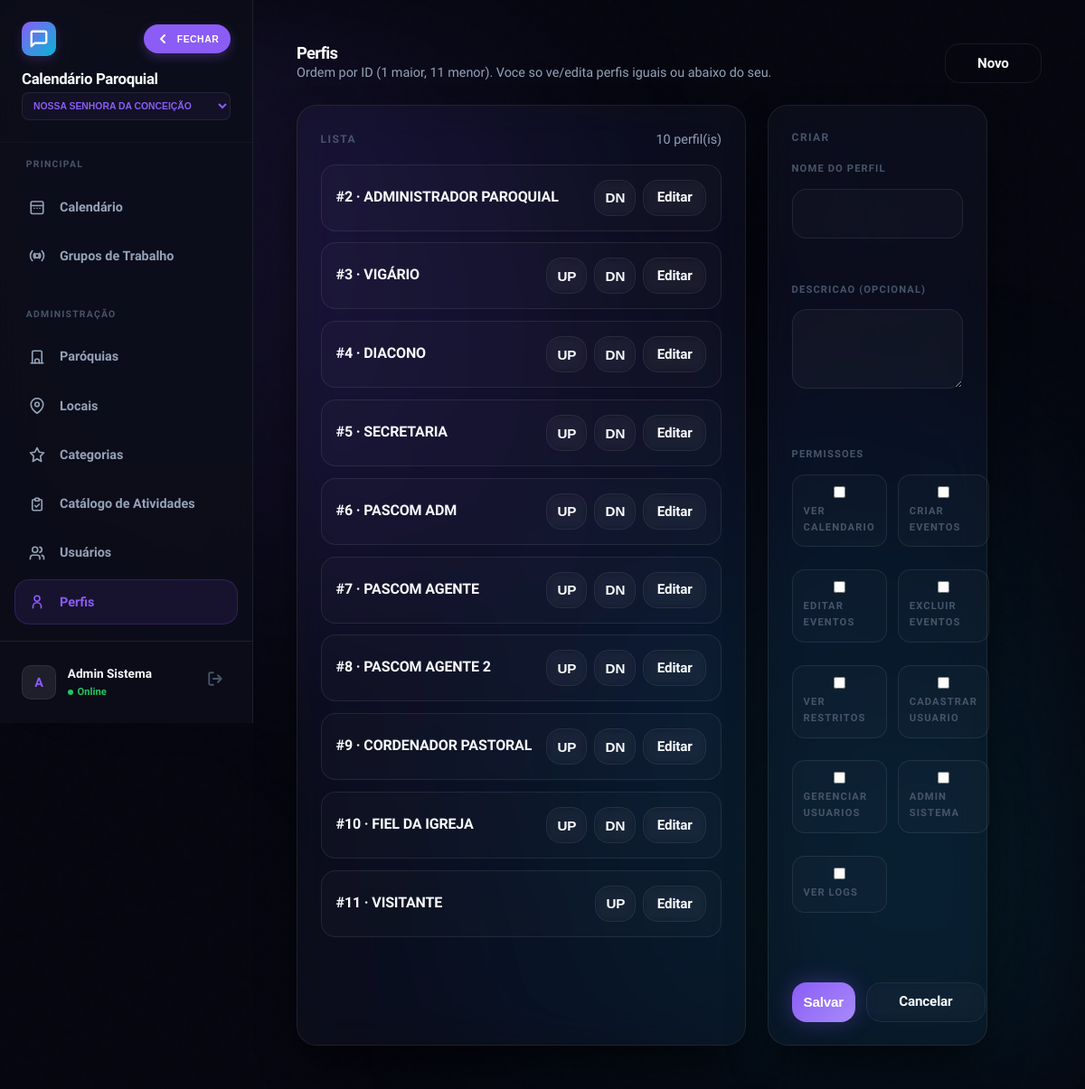
Page /perfis.php (signed in) on the committed database.
### tables this page shows
CREATE TABLE `perfis` (
  `id` int(10) unsigned NOT NULL AUTO_INCREMENT,
  `paroquia_id` int(10) unsigned NOT NULL DEFAULT 2,
  `nome_perfil` varchar(80) DEFAULT NULL,
  `descricao` text DEFAULT NULL,
  `perm_ver_calendario` tinyint(1) DEFAULT 1,
  `perm_criar_eventos` tinyint(1) DEFAULT 0,
  `perm_editar_eventos` tinyint(1) DEFAULT 0,
  `perm_excluir_eventos` tinyint(1) DEFAULT 0,
  `perm_ver_restritos` tinyint(1) DEFAULT 0,
  `perm_admin_usuarios` tinyint(1) DEFAULT 0,
  `perm_admin_sistema` tinyint(1) DEFAULT 0,
  `perm_ver_logs` tinyint(1) DEFAULT 0,
  `perm_cadastrar_usuario` tinyint(1) DEFAULT 0,
  PRIMARY KEY (`id`)
);

### functions.php (called while the page is built, shortened)
<?php
require_once __DIR__ . '/config.php';
function current_paroquia_id(): int {
    return (int)($_SESSION['paroquia_id'] ?? 0);
}
?>

### config.php (called while the page is built, shortened)
<?php
function h(mixed $v): string {
    return htmlspecialchars((string)($v ?? ''), ENT_QUOTES, 'UTF-8');
}
?>

### perfis.php (the view, shortened to what this page needs)
<?php
require_once 'functions.php';
$pid = current_paroquia_id();
$is_master = has_level(0) || (int)($_SESSION['usuario_id'] ?? 0) === 1;
$my_perfil_id = current_user_perfil_id($conn);
$permCols = [
    'perm_ver_calendario' => 'Ver Calendario',
    'perm_criar_eventos' => 'Criar Eventos',
    'perm_editar_eventos' => 'Editar Eventos',
    'perm_excluir_eventos' => 'Excluir Eventos',
    'perm_ver_restritos' => 'Ver Restritos',
    'perm_cadastrar_usuario' => 'Cadastrar Usuario',
    'perm_admin_usuarios' => 'Gerenciar Usuarios',
    'perm_admin_sistema' => 'Admin Sistema',
    'perm_ver_logs' => 'Ver Logs',
];
$availablePermCols = [];
foreach ($permCols as $col => $label) {
    if (db_has_column($conn, 'perfis', $col)) {
        $availablePermCols[$col] = $label;
    }
}
$editing = null;
$perfis = [];
$res = $conn->query("
    SELECT p.*,
           COALESCE(
             NULLIF(MAX(NULLIF(TRIM(p.nome_perfil), '')), ''),
             NULLIF(MAX(NULLIF(TRIM(u.perfil_nome), '')), ''),
             CONCAT('Perfil #', p.id)
           ) AS label_nome
    FROM perfis p
    LEFT JOIN usuarios u ON u.perfil_id = p.id AND u.paroquia_id = p.paroquia_id
    WHERE p.paroquia_id = " . (int)$pid . "
    GROUP BY p.id
    ORDER BY p.id ASC
");
if ($res) {
    while ($r = $res->fetch_assoc()) {
        if ($is_master || can_manage_perfil($is_master, $my_perfil_id, (int)$r['id'])) {
            $perfis[] = $r;
        }
    }
}
$form = $editing ?: [
    'id' => 0,
    'nome_perfil' => '',
    'descricao' => '',
];
foreach ($availablePermCols as $col => $_label) {
    if (!array_key_exists($col, $form)) {
        $form[$col] = 0;
    }
}
?>
<!DOCTYPE html>
<html lang="pt-BR">
<head>
    <link rel="stylesheet" href="style.css?v=2.4.5"
        <link rel="stylesheet" href="css/responsive.css?v=2.4.5">
</head>
<body>
    <div class="bg-mesh"></div>
    <div class="app-shell">
        <?php include 'sidebar.php'; ?>
        <main class="main-content">
            <div class="header animate-in">
                <div>
                    <h1 class="gradient-text">Perfis</h1>
                    <div class="small">Ordem por ID (1 maior, 11 menor). Voce so ve/edita perfis iguais ou abaixo do seu.</div>
                </div>
                <a href="perfis.php" class="btn btn-ghost" style="height:44px;">Novo</a>
            </div>
            <div class="layout">
                <section class="glass card animate-in" style="animation-delay:0.05s;">
                    <div style="display:flex; align-items:center; justify-content:space-between; gap:1rem; margin-bottom: 1rem;">
                        <div style="font-size:0.75rem; font-weight:900; letter-spacing:0.12em; color:var(--text-ghost);">LISTA</div>
                        <div class="small"><?= count($perfis) ?> perfil(is)</div>
                    </div>
                    <?php if (!$perfis): ?>
                        <div class="small">Nenhum perfil disponivel no seu escopo.</div>
                    <?php else: ?>
                        <?php foreach ($perfis as $idx => $p): ?>
                            <div class="perfil-row">
                                <div class="perfil-meta">
                                    <div class="perfil-name">#<?= (int)$p['id'] ?> · <?= h($p['label_nome'] ?? ('Perfil #' . (int)$p['id'])) ?></div>
                                </div>
                                <div style="display:flex; gap:0.5rem; align-items:center; flex-shrink:0;">
                                    <?php if ($idx > 0): ?>
                                        <form method="POST" style="margin:0;">
                                            <button type="submit" class="btn btn-ghost" style="height:40px; padding:0 0.7rem;" title="Subir">UP</button>
                                        </form>
                                    <?php endif; ?>
                                    <?php if ($idx < count($perfis) - 1): ?>
                                        <form method="POST" style="margin:0;">
                                            <button type="submit" class="btn btn-ghost" style="height:40px; padding:0 0.7rem;" title="Descer">DN</button>
                                        </form>
                                    <?php endif; ?>
                                    <a class="btn btn-ghost" style="height:40px; padding:0 0.9rem;" href="perfis.php?id=<?= (int)$p['id'] ?>">Editar</a>
                                </div>
                            </div>
                        <?php endforeach; ?>
                    <?php endif; ?>
                </section>
                <section class="glass card animate-in" style="animation-delay:0.1s;">
                    <div style="font-size:0.75rem; font-weight:900; letter-spacing:0.12em; color:var(--text-ghost); margin-bottom: 1rem;">
                        <?= $editing ? 'EDITAR' : 'CRIAR' ?>
                    </div>
                    <form method="POST" class="form-grid" autocomplete="off">
                        <div class="form-group full">
                            <label>NOME DO PERFIL</label>
                            <input type="text" name="nome_perfil" value="<?= h((string)($form['nome_perfil'] ?? '')) ?>" required>
                        </div>
                        <div class="form-group full">
                            <label>DESCRICAO (OPCIONAL)</label>
                            <textarea name="descricao" rows="3" style="width:100%; padding: 1rem; border-radius: 16px; background: rgba(255,255,255,0.03); border:1px solid var(--border); color:#fff;"><?= h((string)($form['descricao'] ?? '')) ?></textarea>
                        </div>
                        <div class="form-group full" style="margin-top:0.5rem;">
                            <label>PERMISSOES</label>
                            <?php if (!$availablePermCols): ?>
                                <div class="small">Nenhuma coluna de permissao encontrada na tabela `perfis`.</div>
                            <?php else: ?>
                                <div class="perm-grid">
                                    <?php foreach ($availablePermCols as $col => $label): ?>
                                        <label class="perm-item">
                                            <input type="checkbox" name="<?= h($col) ?>" value="1" <?= ((int)($form[$col] ?? 0) === 1) ? 'checked' : '' ?>>
                                            <span style="font-weight:800;"><?= h($label) ?></span>
                                        </label>
                                    <?php endforeach; ?>
                                </div>
                            <?php endif; ?>
                        </div>
                        <div class="full actions" style="margin-top: 1rem;">
                            <button type="submit" class="btn btn-primary shimmer" style="height:44px;">Salvar</button>
                            <a href="perfis.php" class="btn btn-ghost" style="height:44px;">Cancelar</a>
                        </div>
                    </form>
                </section>
            </div>
        </main>
    </div>
</body>
</html>

### style.css (style rules this page uses)
:root { --bg: #05060f; --bg-darker: #020308; --panel: rgba(255, 255, 255, 0.03); --panel-hi: rgba(255, 255, 255, 0.08); --border: rgba(255, 255, 255, 0.08); --border-hi: rgba(255, 255, 255, 0.15); --primary: #8b5cf6; --primary-rgb: 139, 92, 246; --accent: #06b6d4; --accent-rgb: 6, 182, 212; --text: #f8fafc; --text-dim: #94a3b8; --text-ghost: #475569; --sh-lg: 0 25px 50px -12px rgba(0, 0, 0, 0.7); --sh-primary: 0 0 25px rgba(var(--primary-rgb), 0.3); --sh-accent: 0 0 25px rgba(var(--accent-rgb), 0.3); --r-md: 16px; --r-lg: 28px; --anim: 0.4s cubic-bezier(0.16, 1, 0.3, 1); }
*, *::before, *::after { box-sizing: border-box; margin: 0; padding: 0; outline: none; }
body { font-family: 'Plus Jakarta Sans', 'Outfit', sans-serif; background: var(--bg); color: var(--text); line-height: 1.6; -webkit-font-smoothing: antialiased; min-height: 100vh; overflow-x: hidden; }
.glass { background: var(--panel); backdrop-filter: blur(20px) saturate(180%); -webkit-backdrop-filter: blur(20px) saturate(180%); border: 1px solid var(--border); border-radius: var(--r-lg); box-shadow: var(--sh-lg); }
.bg-mesh { position: fixed; inset: 0; z-index: -2; background: var(--bg); overflow: hidden; }
.bg-mesh::after { content: ''; position: absolute; inset: 0; background: radial-gradient(circle at 15% 20%, rgba(var(--primary-rgb), 0.12) 0%, transparent 40%), radial-gradient(circle at 85% 80%, rgba(var(--accent-rgb), 0.1) 0%, transparent 45%), radial-gradient(circle at 50% 50%, rgba(139, 92, 246, 0.03) 0%, transparent 50%); filter: blur(60px); }
.bg-mesh::before { content: ''; position: absolute; width: 100%; height: 100%; opacity: 0.02; mix-blend-mode: overlay; pointer-events: none; }
.btn { display: inline-flex; align-items: center; justify-content: center; gap: 0.8rem; padding: 1rem 2.2rem; border-radius: var(--r-md); font-weight: 700; border: none; cursor: pointer; transition: all var(--anim); text-decoration: none; font-size: 0.95rem; letter-spacing: -0.01em; }
.btn-primary { background: linear-gradient(135deg, var(--primary), #a78bfa); color: #fff; box-shadow: var(--sh-primary); position: relative; overflow: hidden; }
.btn-primary::before { content: ''; position: absolute; top: 0; left: -100%; width: 100%; height: 100%; background: linear-gradient(90deg, transparent, rgba(255,255,255,0.2), transparent); transition: 0.5s; }
.btn-ghost { background: transparent; color: var(--text); border: 1px solid var(--border); backdrop-filter: blur(5px); }
.animate-in { animation: fluidEntrance 0.8s var(--anim) forwards; }
h1 { font-size: clamp(1.8rem, 6vw, 2.4rem); font-weight: 900; letter-spacing: -0.04em; line-height: 1.1; }
.gradient-text { background: linear-gradient(to right, #fff, rgba(255,255,255,0.7)); -webkit-background-clip: text; background-clip: text; -webkit-text-fill-color: transparent; }
.form-group { margin-bottom: 2rem; position: relative; }
.form-group label { display: block; font-size: 0.7rem; font-weight: 800; color: var(--text-ghost); margin-bottom: 0.8rem; letter-spacing: 0.1em; text-transform: uppercase; }
.form-group input, .form-group select, .form-group textarea { width: 100%; background: rgba(255, 255, 255, 0.02); border: 1px solid var(--border); padding: 1.1rem 1.4rem; border-radius: 16px; color: #fff; font-family: inherit; font-weight: 600; font-size: 0.95rem; transition: all 0.3s cubic-bezier(0.4, 0, 0.2, 1); }
.shimmer { position: relative; overflow: hidden; }
.shimmer::after { content: ''; position: absolute; inset: 0; transform: translateX(-100%); background: linear-gradient(90deg, transparent, rgba(255,255,255,0.1), transparent); animation: shimmer-anim 2.5s infinite; }

### sidebar.php (style rules this page uses)
:root { --sidebar-w: 280px; }
body { font-family: 'Plus Jakarta Sans', 'Outfit', sans-serif; background: var(--bg); color: var(--text); line-height: 1.6; -webkit-font-smoothing: antialiased; min-height: 100vh; overflow-x: hidden !important; width: 100%; touch-action: manipulation; }

### rows in the picture
perfis: id "2", label_nome "ADMINISTRADOR PAROQUIAL"
perfis: id "3", label_nome "VIGÁRIO"
perfis: id "4", label_nome "DIACONO"
perfis: id "5", label_nome "SECRETARIA"
perfis: id "6", label_nome "PASCOM ADM"
perfis: id "7", label_nome "PASCOM AGENTE"
perfis: id "8", label_nome "PASCOM AGENTE 2"
perfis: id "9", label_nome "CORDENADOR PASTORAL"
perfis: id "10", label_nome "FIEL DA IGREJA"
perfis: id "11", label_nome "VISITANTE"

### other values in the picture
$initials "A"
$nome "Admin Sistema"
count($perfis) "10"
$label "VER CALENDARIO"
$label "CRIAR EVENTOS"
$label "EDITAR EVENTOS"
$label "EXCLUIR EVENTOS"
$label "VER RESTRITOS"
$label "CADASTRAR USUARIO"
$label "GERENCIAR USUARIOS"
$label "ADMIN SISTEMA"
$label "VER LOGS"
form field value "Nossa Senhora da Conceição"
